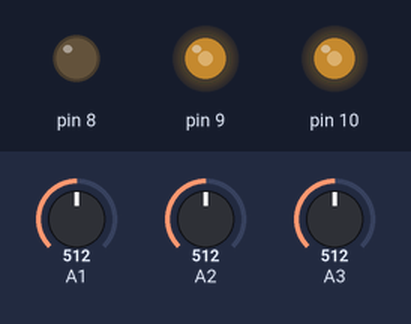
Simulated run of this sketch. Board: Arduino Uno, built with avr-gcc and run on an emulated ATmega328P. Parts: output pins drawn as LEDs (lit = HIGH). Inputs (shaded band) come from the test bench; at power-on: A1 = 512, A2 = 512, A3 = 512.

Above: at 1.2 s.
1.3 s: A1 set to 527
At 2.5 s:
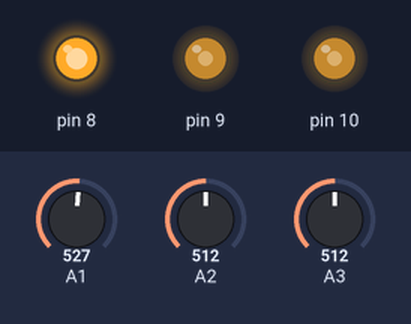
2.8 s: A2 set to 716
At 3.9 s:
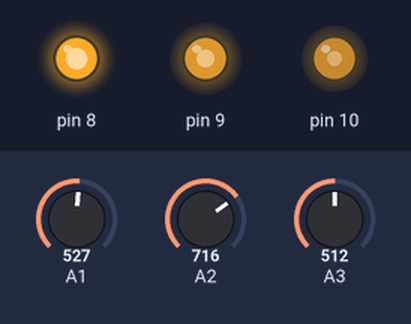
4.3 s: A3 set to 716
At 5.0 s:
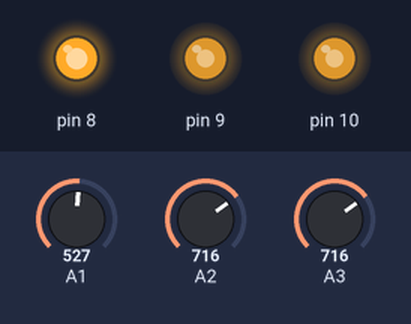
5.8 s: A1 set to 511
At 6.2 s:
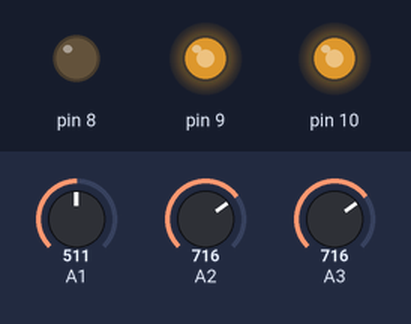
7.3 s: A2 set to 900
At 8.5 s:
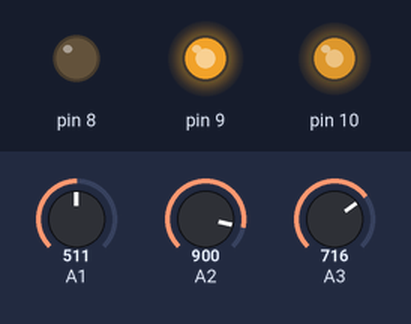
8.8 s: A3 set to 900
At 9.6 s:
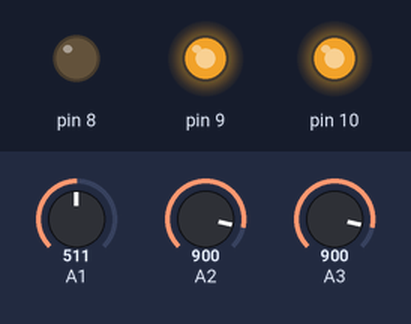
Timing chart, 0 to 11.3 s (numbered marks = the images above; inputs shaded):
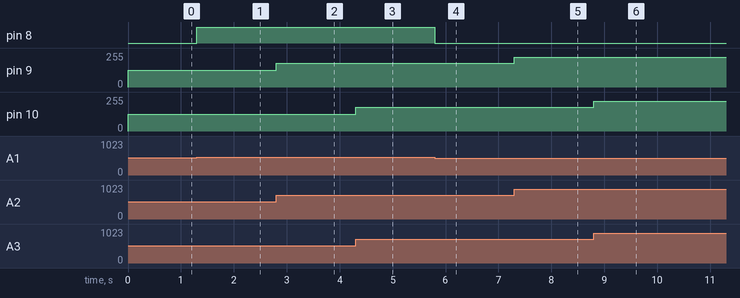

Measured:
- the behaviour switches between 513 and 514 on A1 (found by bisection; images 0 and 1)
- after the input at 1.3 s, pin 8: LOW → HIGH at once
- after the input at 2.8 s, pin 9: 127/255 → 178/255 at once
- after the input at 4.3 s, pin 10: 127/255 → 178/255 at once
- after the input at 5.8 s, pin 8: HIGH → LOW at once
- after the input at 7.3 s, pin 9: 178/255 → 224/255 at once
- after the input at 8.8 s, pin 10: 178/255 → 224/255 at once

The sketch:

RGB.ino
```cpp
int verde, azul, vermelho, pverde, pvermelho, pazul;
void setup() {
  pinMode(1, INPUT);
  pinMode(2, INPUT);
  pinMode(3, INPUT);
  pinMode(8, OUTPUT);
  pinMode(9, OUTPUT);
  pinMode(10, OUTPUT);
}

void loop() {
  pverde = analogRead(A1);
  pvermelho = analogRead(A2);
  pazul = analogRead(A3);
  pverde = map(pverde,0,1023,0,255);
  pvermelho = map(pvermelho,0,1023,0,255);
  pazul = map(pazul,0,1023,0,255);
  analogWrite(8, pverde);
  analogWrite(9, pvermelho);
  analogWrite(10,pazul);
}
```
